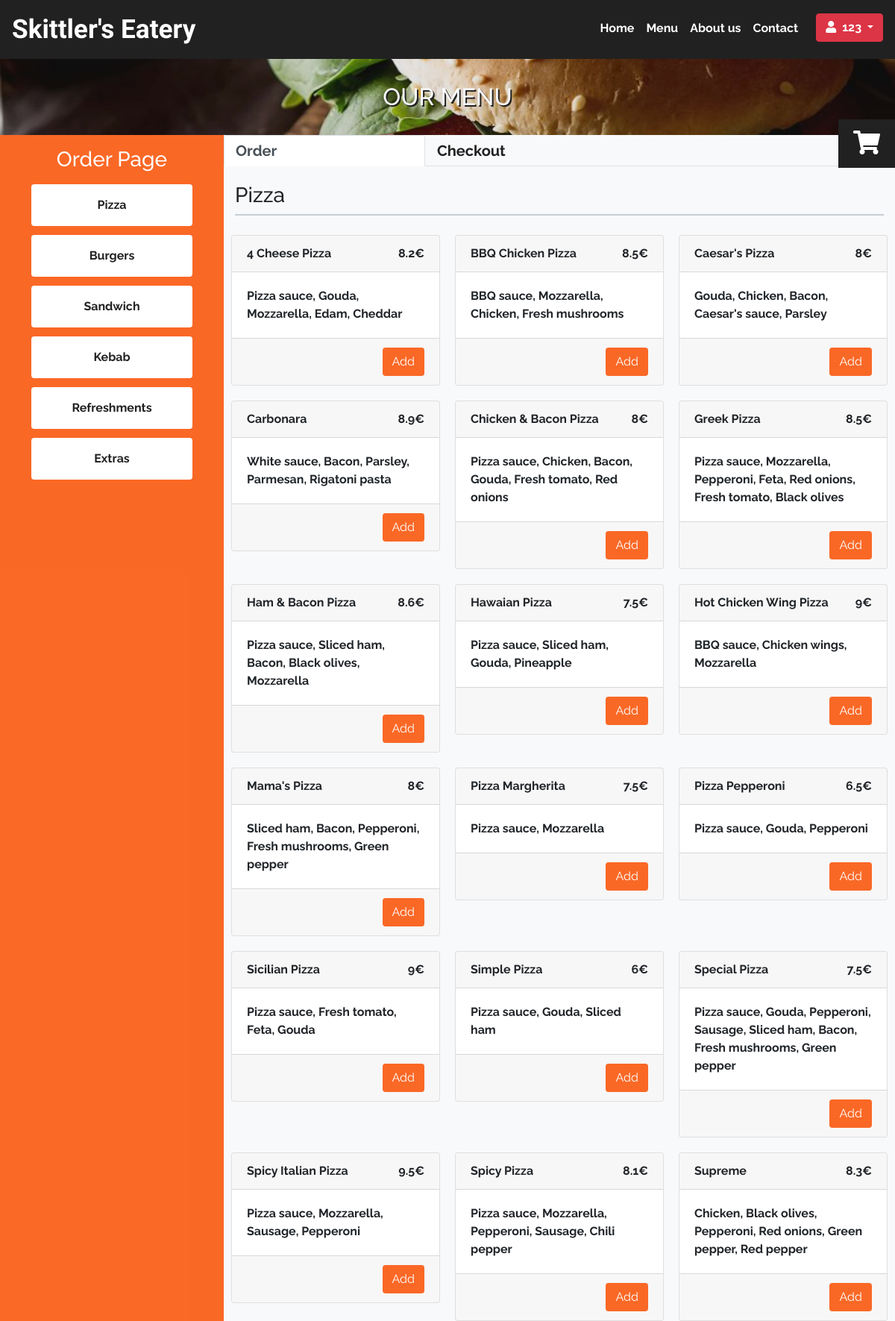
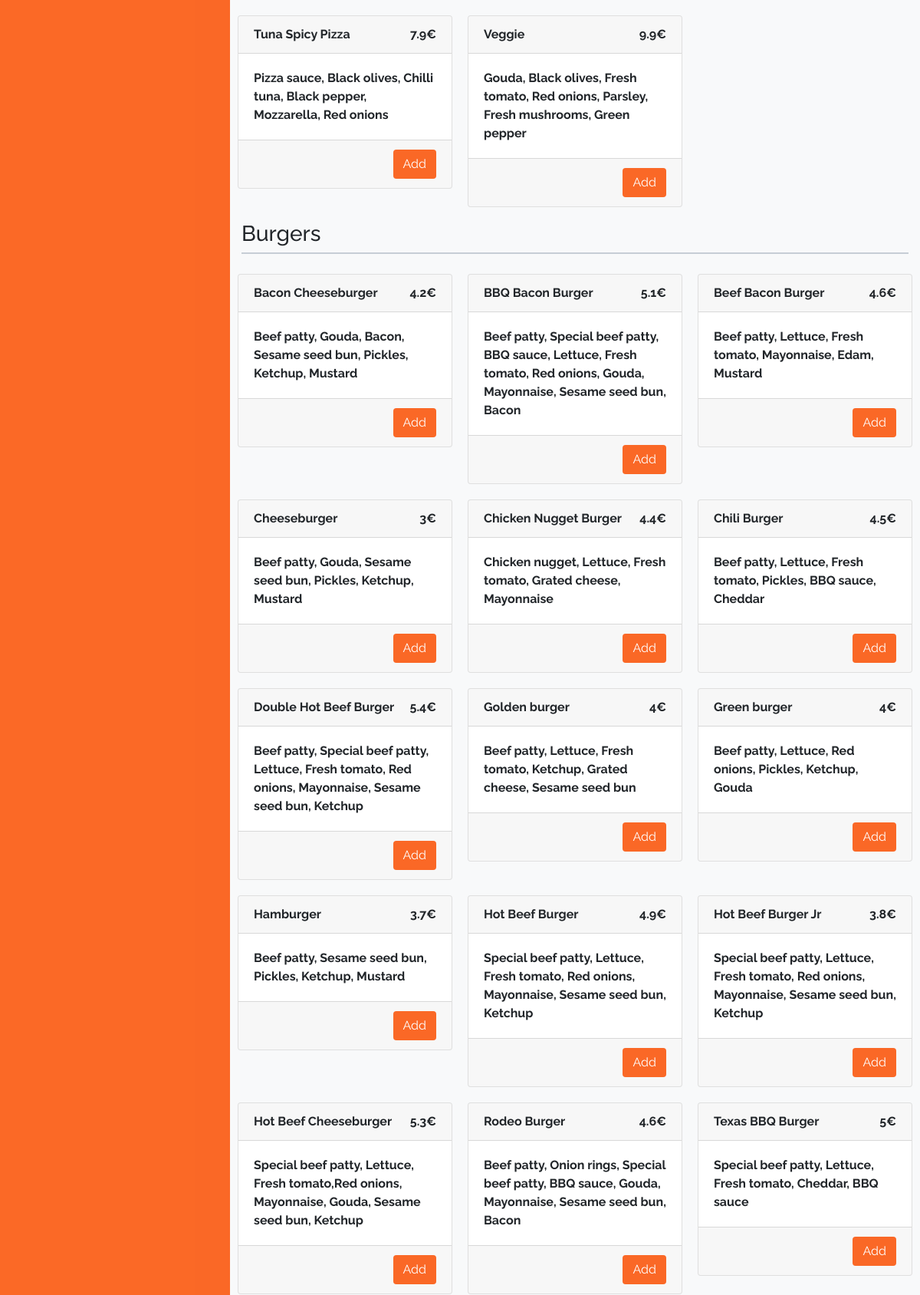
The page /menu.php (signed in, upper part) on the database its author committed (2 pictures, top to bottom).
### tables this page shows
CREATE TABLE `categories` (
  `id` int(11) NOT NULL,
  `category_name` varchar(45) DEFAULT NULL
);

CREATE TABLE `items` (
  `id` int(255) NOT NULL,
  `Item_name` varchar(45) NOT NULL,
  `category_id` int(11) DEFAULT NULL,
  `Description` varchar(150) DEFAULT NULL,
  `Cost` double DEFAULT NULL
);

### resources/functions.php (the view, shortened to what this page needs)
<?php
function query($sql){
	global $connection;
	return mysqli_query($connection,$sql);
}
function fetch_array($result_set){
	return mysqli_fetch_array($result_set);
}
function get_categories(){
	$query = query("SELECT id,category_name FROM categories");
	$list = array();
	$category_links = '';
	while($row = fetch_array($query)){
		$name = $row['category_name'];
		$category_links .= <<<DELIMETER
		 <li class=" "><a href="#{$name}">{$name}</a></li>
DELIMETER;
     $list[] = [$row['id'], $row['category_name']];
	}
	return [$list, $category_links];
}
function get_category_items($id){
	$query = query("SELECT * FROM items WHERE category_id =".$id." ");
	while($row = fetch_array($query)){
		$item = <<<START
		<div class="col-md-6 col-xl-4">
          <div class="card menu-item">
            <div class="card-header">
              <span class="food-title w-25">{$row['Item_name']}</span>
				<span class="food-cost float-right">{$row['Cost']}&euro;</span>
				<input type="hidden" class="food_code" name="id" value="{$row['id']}">
          </div>
            <div class="card-body">
              <span class="food-description">{$row['Description']}</span>
			</div>
            <div class="card-footer">
START;
			if(isset($_SESSION['items'])){
				$item .= '<span class="btn float-right add-button">Add</span>';
			}
			$item .= '</div></div></div>';
            echo $item;
	}
}
function fetch_categories_with_items($categories){
	for($i=0;$i< count($categories);$i++){
		$cat_name = $categories[$i][1];
		$displayed_cat =  <<<DELIMETER
		<div class="menu-card card d-block d-md-none mb-0 text-left ">
        <div class="card-header collapsed" data-toggle="collapse" data-target="#{$cat_name}" aria-expanded="False" >
          <a class="h3">
            {$cat_name}
          </a>
        </div>
      </div>
      <div class="row collapse flexlist" id="{$cat_name}">
        <div class="col-12 w-100  my-2 category_title d-none d-md-block">
          <span class="h3">{$cat_name}</span>
        </div>
DELIMETER;
		echo $displayed_cat;
		get_category_items($categories[$i][0]);
		echo "</div>";
	}
}
?>

### public/css/layout.css (style rules this page uses)
body { font-family: 'Raleway', sans-serif; background:#F8F9FA; }

### public/css/menu.css (style rules this page uses)
.category_list > li { width:75%; border:1px solid #212121; margin:0 auto; padding:1rem 0; margin-bottom:.75rem; background:#fff; color:#212121; font-weight:700; border:0; border-radius:4px; cursor:pointer; }
.category_list > li a { text-decoration: none; color: #212121; display: block; width: 100%; height: 100%; }
.category_title::after { content:' '; display:block; width:100%; background-color:red; border:1px solid #C6CDD5; margin:.5rem auto; }
.menu .row .card { margin:10px -5px; }
.add-button { background: #FA6826; color: #fff; }
@media (max-width:1278px) { .category_list > li { width:80% !important; } }
@media (min-width:768px) { .flexlist { display:flex !important; } }

### rows shown on the page
categories: category_name "Pizza"
categories: category_name "Burgers"
categories: category_name "Sandwich"
categories: category_name "Kebab"
categories: category_name "Refreshments"
categories: category_name "Extras"
items: Item_name "4 Cheese Pizza", Cost "8.2", Description "Pizza sauce, Gouda, Mozzarella, Edam, Cheddar"
items: Item_name "BBQ Chicken Pizza", Cost "8.5", Description "BBQ sauce, Mozzarella, Chicken, Fresh mushrooms"
items: Item_name "Caesar's Pizza", Cost "8", Description "Gouda, Chicken, Bacon, Caesar's sauce, Parsley"
items: Item_name "Carbonara", Cost "8.9", Description "White sauce, Bacon, Parsley, Parmesan, Rigatoni pasta"
items: Item_name "Chicken & Bacon Pizza", Cost "8", Description "Pizza sauce, Chicken, Bacon, Gouda, Fresh tomato, Red onions"
items: Item_name "Greek Pizza", Cost "8.5", Description "Pizza sauce, Mozzarella, Pepperoni, Feta, Red onions, Fresh tomato, Black olives"
items: Item_name "Ham & Bacon Pizza", Cost "8.6", Description "Pizza sauce, Sliced ham, Bacon, Black olives, Mozzarella"
items: Item_name "Hawaian Pizza", Cost "7.5", Description "Pizza sauce, Sliced ham, Gouda, Pineapple"
items: Item_name "Hot Chicken Wing Pizza", Cost "9", Description "BBQ sauce, Chicken wings, Mozzarella"
items: Item_name "Mama's Pizza", Cost "8", Description "Sliced ham, Bacon, Pepperoni, Fresh mushrooms, Green pepper"
items: Item_name "Pizza Margherita", Cost "7.5", Description "Pizza sauce, Mozzarella"
items: Item_name "Pizza Pepperoni", Cost "6.5", Description "Pizza sauce, Gouda, Pepperoni"
items: Item_name "Sicilian Pizza", Cost "9", Description "Pizza sauce, Fresh tomato, Feta, Gouda"
items: Item_name "Simple Pizza", Cost "6", Description "Pizza sauce, Gouda, Sliced ham"
items: Item_name "Special Pizza", Cost "7.5", Description "Pizza sauce, Gouda, Pepperoni, Sausage, Sliced ham, Bacon, Fresh mushrooms, Green pepper"
items: Item_name "Spicy Italian Pizza", Cost "9.5", Description "Pizza sauce, Mozzarella, Sausage, Pepperoni"
items: Item_name "Spicy Pizza", Cost "8.1", Description "Pizza sauce, Mozzarella, Pepperoni, Sausage, Chili pepper"
items: Item_name "Supreme", Cost "8.3", Description "Chicken, Black olives, Pepperoni, Red onions, Green pepper, Red pepper"
items: Item_name "Tuna Spicy Pizza", Cost "7.9", Description "Pizza sauce, Black olives, Chilli tuna, Black pepper, Mozzarella, Red onions"
items: Item_name "Veggie", Cost "9.9", Description "Gouda, Black olives, Fresh tomato, Red onions, Parsley, Fresh mushrooms, Green pepper"
items: Item_name "Bacon Cheeseburger", Cost "4.2", Description "Beef patty, Gouda, Bacon, Sesame seed bun, Pickles, Ketchup, Mustard"
items: Item_name "BBQ Bacon Burger", Cost "5.1", Description "Beef patty, Special beef patty, BBQ sauce, Lettuce, Fresh tomato, Red onions, Gouda, Mayonnaise, Sesame seed bun, Bacon"
items: Item_name "Beef Bacon Burger", Cost "4.6", Description "Beef patty, Lettuce, Fresh tomato, Mayonnaise, Edam, Mustard"
items: Item_name "Cheeseburger", Cost "3", Description "Beef patty, Gouda, Sesame seed bun, Pickles, Ketchup, Mustard"
items: Item_name "Chicken Nugget Burger", Cost "4.4", Description "Chicken nugget, Lettuce, Fresh tomato, Grated cheese, Mayonnaise"
items: Item_name "Chili Burger", Cost "4.5", Description "Beef patty, Lettuce, Fresh tomato, Pickles, BBQ sauce, Cheddar"
items: Item_name "Double Hot Beef Burger", Cost "5.4", Description "Beef patty, Special beef patty, Lettuce, Fresh tomato, Red onions, Mayonnaise, Sesame seed bun, Ketchup"
items: Item_name "Golden burger", Cost "4", Description "Beef patty, Lettuce, Fresh tomato, Ketchup, Grated cheese, Sesame seed bun"
items: Item_name "Green burger", Cost "4", Description "Beef patty, Lettuce, Red onions, Pickles, Ketchup, Gouda"
items: Item_name "Hamburger", Cost "3.7", Description "Beef patty, Sesame seed bun, Pickles, Ketchup, Mustard"
items: Item_name "Hot Beef Burger", Cost "4.9", Description "Special beef patty, Lettuce, Fresh tomato, Red onions, Mayonnaise, Sesame seed bun, Ketchup"
items: Item_name "Hot Beef Burger Jr", Cost "3.8", Description "Special beef patty, Lettuce, Fresh tomato, Red onions, Mayonnaise, Sesame seed bun, Ketchup"
items: Item_name "Hot Beef Cheeseburger", Cost "5.3", Description "Special beef patty, Lettuce, Fresh tomato,Red onions, Mayonnaise, Gouda, Sesame seed bun, Ketchup"
items: Item_name "Rodeo Burger", Cost "4.6", Description "Beef patty, Onion rings, Special beef patty, BBQ sauce, Gouda, Mayonnaise, Sesame seed bun, Bacon"
items: Item_name "Texas BBQ Burger", Cost "5", Description "Special beef patty, Lettuce, Fresh tomato, Cheddar, BBQ sauce"

### other values the page prints
$_SESSION['items']['user_last_name'] "123"
